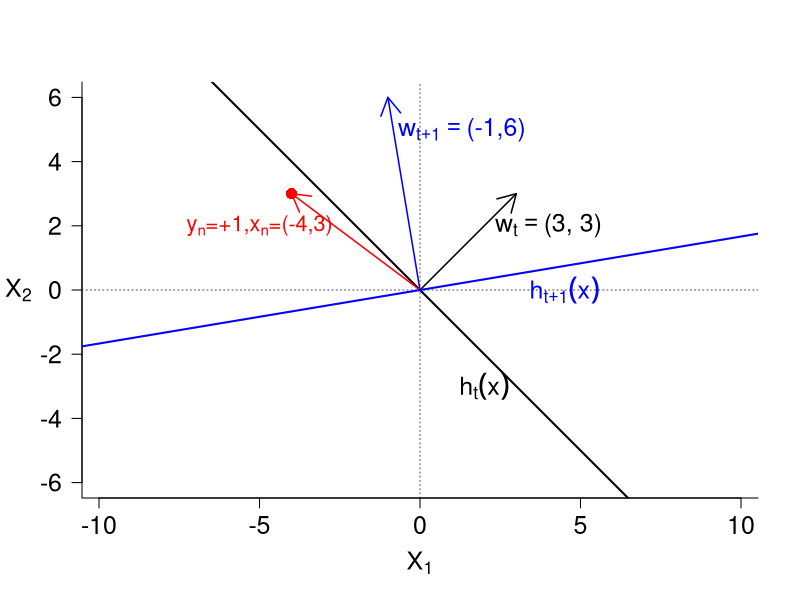
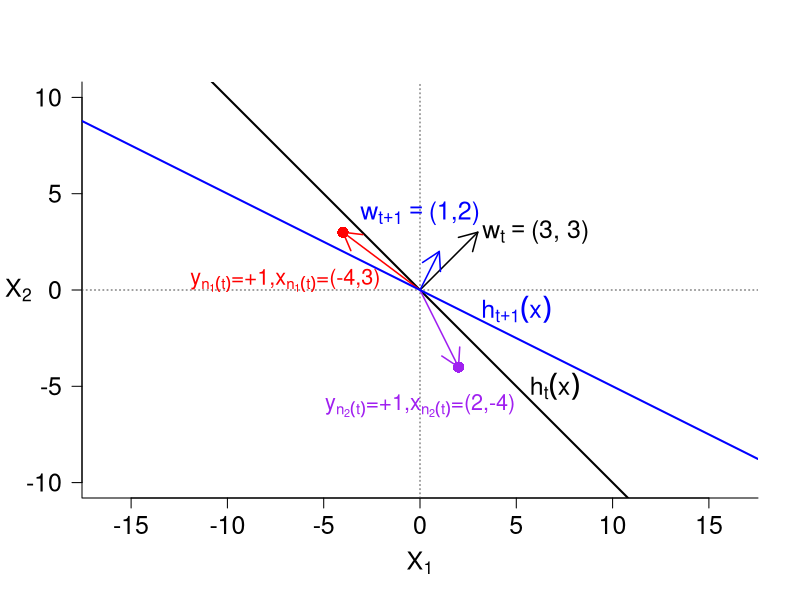
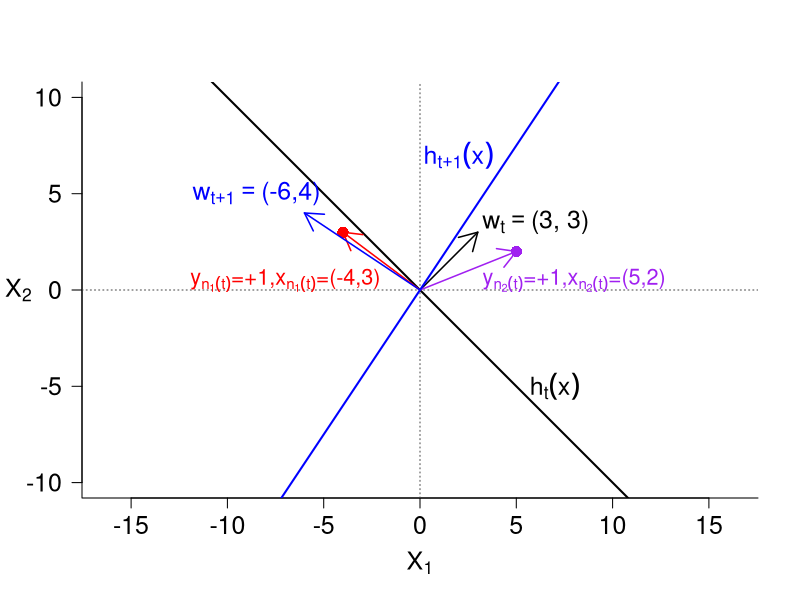
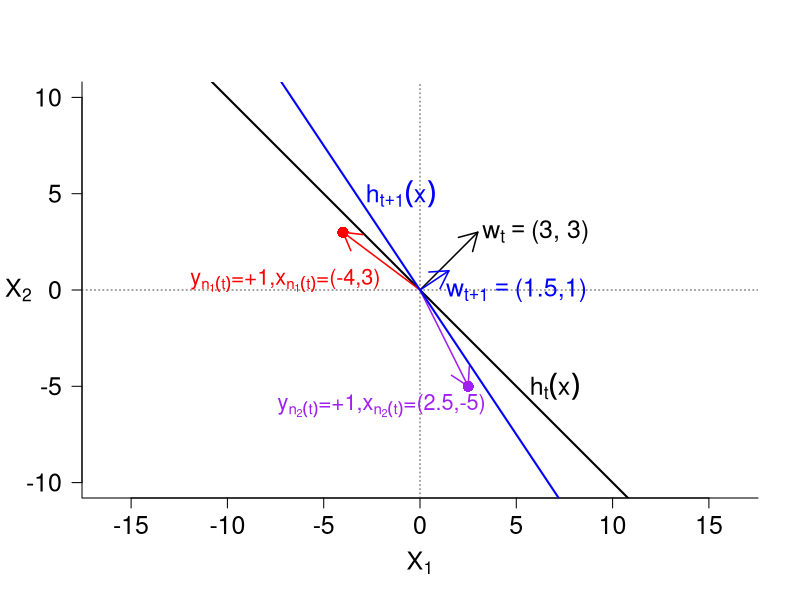

Write the R code that produced these figures, in order.
###########################################################
# Filename: hw1.R
# Course  : 113-2 Statistics and Machine Learning, HW1
# Author  : Potumas Liu 
# Date    : 2025/03/16
###########################################################

par(mar = c(5, 4, 1, 1))
par(mgp = c(3, 1, 0))

# (3)
pdf("3.pdf")

plot(0, 0, xlim = c(-6, 6), ylim = c(-6, 6), bty="l",
     type = "n", xlab = expression(X[1]), ylab = "", 
     asp = 1, las=1, cex.axis=1.5, cex.lab=1.5)
abline(h=0, lty=3, col="gray30")
abline(v=0, lty=3, col="gray30")
mtext(expression("X"[2]), side = 2, line = 2.5, las = 1, cex = 1.5)

# the original model
arrows(0, 0, 3, 3, col = "black", lwd=1.5, length=0.2)
abline(a=0, b=-1, lwd=2, col="black")
text(4, 2, expression(w[t]=="(3, 3)"), col = "black", cex = 1.5)  # Add text at (5,5)
text(2, -3, expression(h[t](x)), col = "black", cex = 1.5)

# the misclassified sample point
points(x=-4, y=3, col="red", pch=16, cex=1.5)
arrows(0, 0, -4, 3, col = "red", lwd=1.5, length=0.2)
text(-5, 2, expression(paste(y[n], "=+1,", x[n], "=(-4,3)", sep="")), col = "red", cex = 1.3)  

# the updated model
arrows(0, 0, -1, 6, col = "blue", lwd=1.5, length=0.2)
abline(a=0, b=(1/6), lwd=2, col="blue")
text(1.3, 5, expression(w[t+1]=="(-1,6)"), col = "blue", cex = 1.5)
text(4.5, 0, expression(h[t+1](x)), col = "blue", cex = 1.5)

dev.off()



# (4)
# 4.1: one sample is corrected 
pdf("4.1.pdf")

plot(0, 0, xlim = c(-10, 10), ylim = c(-10, 10), bty="l",
     type = "n", xlab = expression(X[1]), ylab = "", 
     asp = 1, las=1, cex.axis=1.5, cex.lab=1.5)
abline(h=0, lty=3, col="gray30")
abline(v=0, lty=3, col="gray30")
mtext(expression("X"[2]), side = 2, line = 2.5, las = 1, cex = 1.5)

# the original model
arrows(0, 0, 3, 3, col = "black", lwd=1.5, length=0.2)
abline(a=0, b=-1, lwd=2, col="black")
text(6, 3, expression(w[t]=="(3, 3)"), col = "black", cex = 1.5)
text(7, -5, expression(h[t](x)), col = "black", cex = 1.5) 

# the misclassified sample point 1
points(x=-4, y=3, col="red", pch=16, cex=1.5)
arrows(0, 0, -4, 3, col = "red", lwd=1.5, length=0.2)
text(-7, 0.5, expression(paste(y[n[1](t)], "=+1,", x[n[1](t)], "=(-4,3)", sep="")), col = "red", cex = 1.3)  

# the misclassified sample point 2
points(x=2, y=-4, col="purple", pch=16, cex=1.5)
arrows(0, 0, 2, -4, col = "purple", lwd=1.5, length=0.2)
text(0, -6, expression(paste(y[n[2](t)], "=+1,", x[n[2](t)], "=(2,-4)", sep="")), col = "purple", cex = 1.3)  

# the updated model
arrows(0, 0, 1, 2, col = "blue", lwd=1.5, length=0.2)
abline(a=0, b=(-1/2), lwd=2, col="blue")
text(0, 4, expression(w[t+1]=="(1,2)"), col = "blue", cex = 1.5)
text(5, -1, expression(h[t+1](x)), col = "blue", cex = 1.5)

dev.off()


# 4.2: both samples are corrected 
pdf("4.2.pdf")

plot(0, 0, xlim = c(-10, 10), ylim = c(-10, 10), bty="l",
     type = "n", xlab = expression(X[1]), ylab = "", 
     asp = 1, las=1, cex.axis=1.5, cex.lab=1.5)
abline(h=0, lty=3, col="gray30")
abline(v=0, lty=3, col="gray30")
mtext(expression("X"[2]), side = 2, line = 2.5, las = 1, cex = 1.5)

# the original model
arrows(0, 0, 3, 3, col = "black", lwd=1.5, length=0.2)
abline(a=0, b=-1, lwd=2, col="black")
text(6, 3.5, expression(w[t]=="(3, 3)"), col = "black", cex = 1.5)  
text(7, -5, expression(h[t](x)), col = "black", cex = 1.5)  

# the misclassified sample point 1
points(x=-4, y=3, col="red", pch=16, cex=1.5)
arrows(0, 0, -4, 3, col = "red", lwd=1.5, length=0.2)
text(-7, 0.5, expression(paste(y[n[1](t)], "=+1,", x[n[1](t)], "=(-4,3)", sep="")), col = "red", cex = 1.3)  

# the misclassified sample point 2
points(x=5, y=2, col="purple", pch=16, cex=1.5)
arrows(0, 0, 5, 2, col = "purple", lwd=1.5, length=0.2)
text(8, 0.5, expression(paste(y[n[2](t)], "=+1,", x[n[2](t)], "=(5,2)", sep="")), col = "purple", cex = 1.3)  

# the updated model
arrows(0, 0, -6, 4, col = "blue", lwd=1.5, length=0.2)
abline(a=0, b=(3/2), lwd=2, col="blue")
text(-8.5, 5, expression(w[t+1]=="(-6,4)"), col = "blue", cex = 1.5)
text(2, 7, expression(h[t+1](x)), col = "blue", cex = 1.5)

dev.off()



# 4.3: no samples are corrected 
pdf("4.3.pdf")

plot(0, 0, xlim = c(-10, 10), ylim = c(-10, 10), bty="l",
     type = "n", xlab = expression(X[1]), ylab = "", 
     asp = 1, las=1, cex.axis=1.5, cex.lab=1.5)
abline(h=0, lty=3, col="gray30")
abline(v=0, lty=3, col="gray30")
mtext(expression("X"[2]), side = 2, line = 2.5, las = 1, cex = 1.5)

# the original model
arrows(0, 0, 3, 3, col = "black", lwd=1.5, length=0.2)
abline(a=0, b=-1, lwd=2, col="black")
text(6, 3, expression(w[t]=="(3, 3)"), col = "black", cex = 1.5)
text(7, -5, expression(h[t](x)), col = "black", cex = 1.5) 

# the misclassified sample point 1
points(x=-4, y=3, col="red", pch=16, cex=1.5)
arrows(0, 0, -4, 3, col = "red", lwd=1.5, length=0.2)
text(-7, 0.5, expression(paste(y[n[1](t)], "=+1,", x[n[1](t)], "=(-4,3)", sep="")), col = "red", cex = 1.3)  

# the misclassified sample point 2
points(x=2.5, y=-5, col="purple", pch=16, cex=1.5)
arrows(0, 0, 2.5, -5, col = "purple", lwd=1.5, length=0.2)
text(-2, -6, expression(paste(y[n[2](t)], "=+1,", x[n[2](t)], "=(2.5,-5)", sep="")), col = "purple", cex = 1.3)  

# the updated model
arrows(0, 0, 1.5, 1, col = "blue", lwd=1.5, length=0.2)
abline(a=0, b=(-3/2), lwd=2, col="blue")
text(5, 0, expression(w[t+1]=="(1.5,1)"), col = "blue", cex = 1.5)
text(-1, 5, expression(h[t+1](x)), col = "blue", cex = 1.5)

dev.off()
